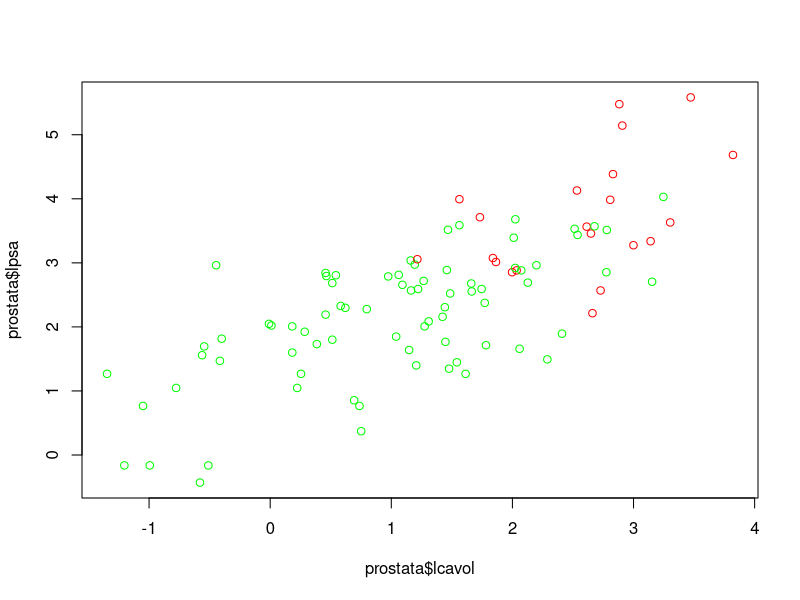
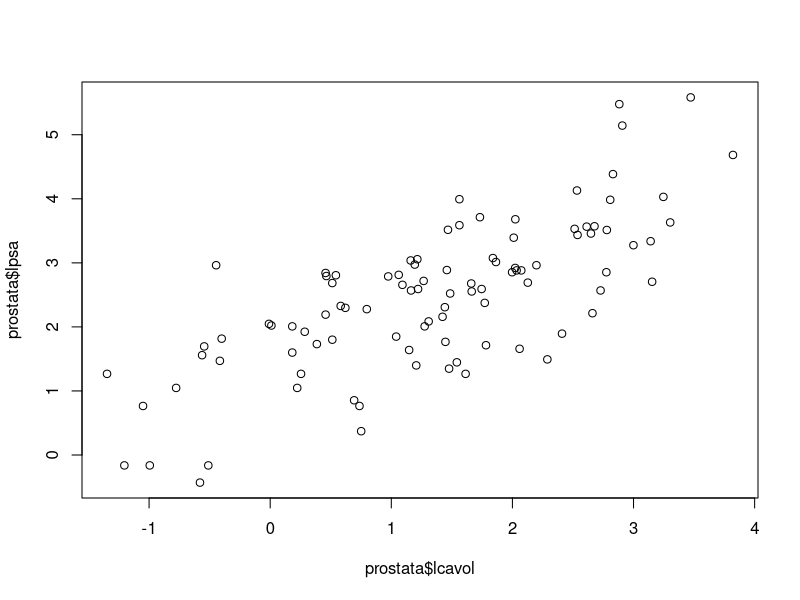
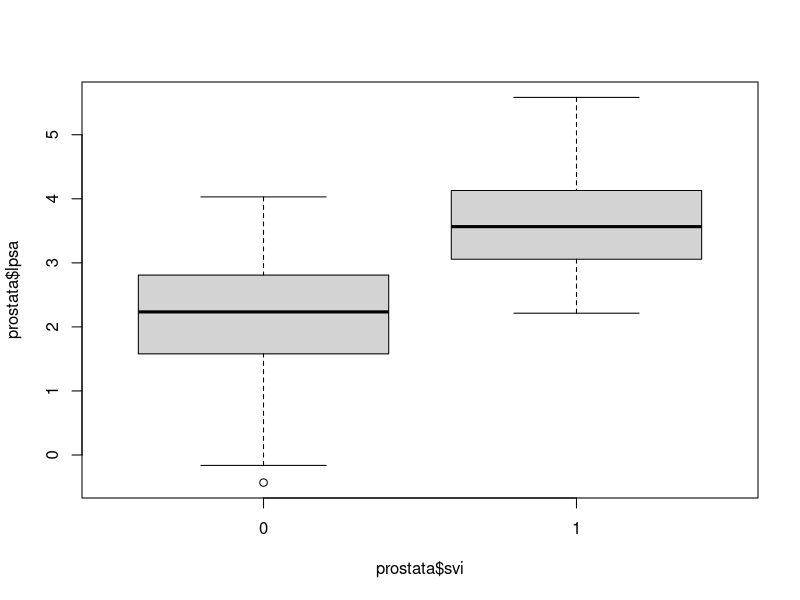
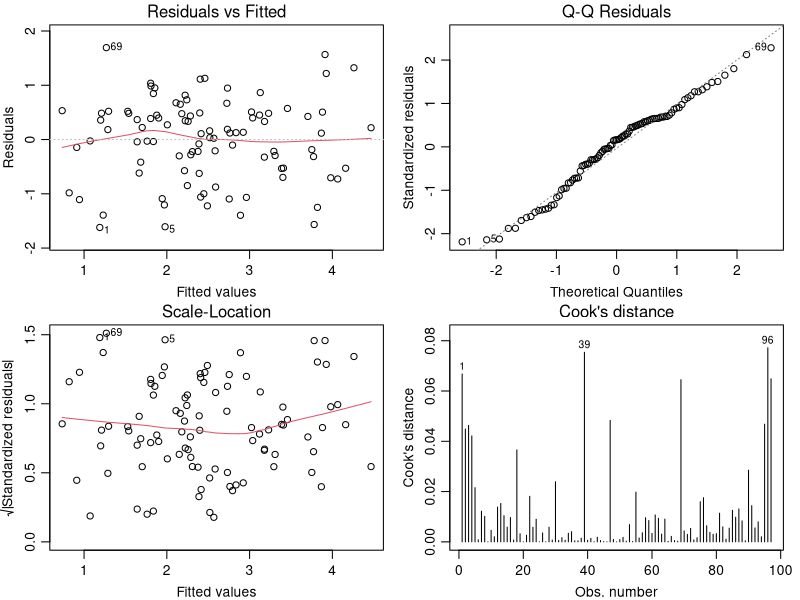

These figures' R source, in order:
# exercise prostate ##

# Read in the data prostate.txt

prostata <- read.delim("data/prostata.txt", sep = "")
names(prostata)
str(prostata)
#prostata$svi <- factor(prostata$svi, levels = unique(prostata$svi))
prostata$svi <- factor(prostata$svi)
prostata$gleason <- factor(prostata$gleason)
str(prostata)
# make descriptive plots of plot the lpsa, lcavol and svi.

    #lpsa
plot(prostata$lpsa ~prostata$lcavol,col=c("green","red")[prostata$svi])
    #lcavol
plot(prostata$lpsa ~prostata$lcavol)
    #svi
plot(prostata$lpsa ~prostata$svi)

# Fit an ANCOVA with lpsa as outcome and lcavol as continuous and svi as categorical covariates, with different slopes for svi=1 and svi=0

Model1 <- lm(lpsa ~ svi + lcavol, data = prostata)

# • Do a model check.

par(mfrow = c(2,2), mgp = c(2,0.7,0), mar = c(3,3,1.5,1))
plot(Model1, which = 1:4)
par(mfrow = c(1,1))

Model2 <- lm(lpsa ~ svi + lcavol + svi:lcavol, data = prostata)

summary(Model2)
# • Reduce the initial model until there only are significant covariates left. Estimate the parameters with 95% confidence intervals.
# • Plot the estimated regression lines from the final model.
# • If time look at the rest of the covariates and fit a general linear model, which covariates are statistically significant for the level of prostate-specific antigen?